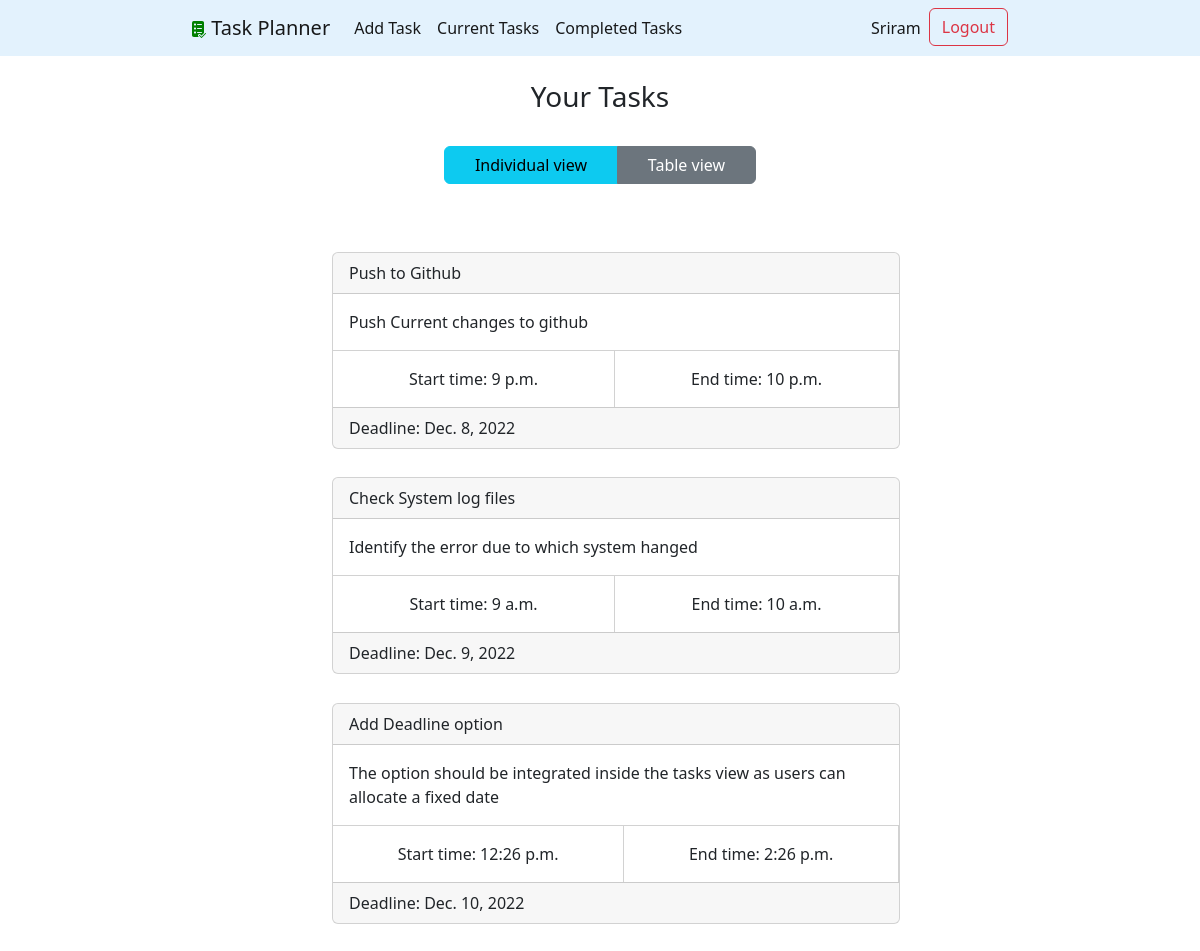
Page / (signed in) on the earlier database version.
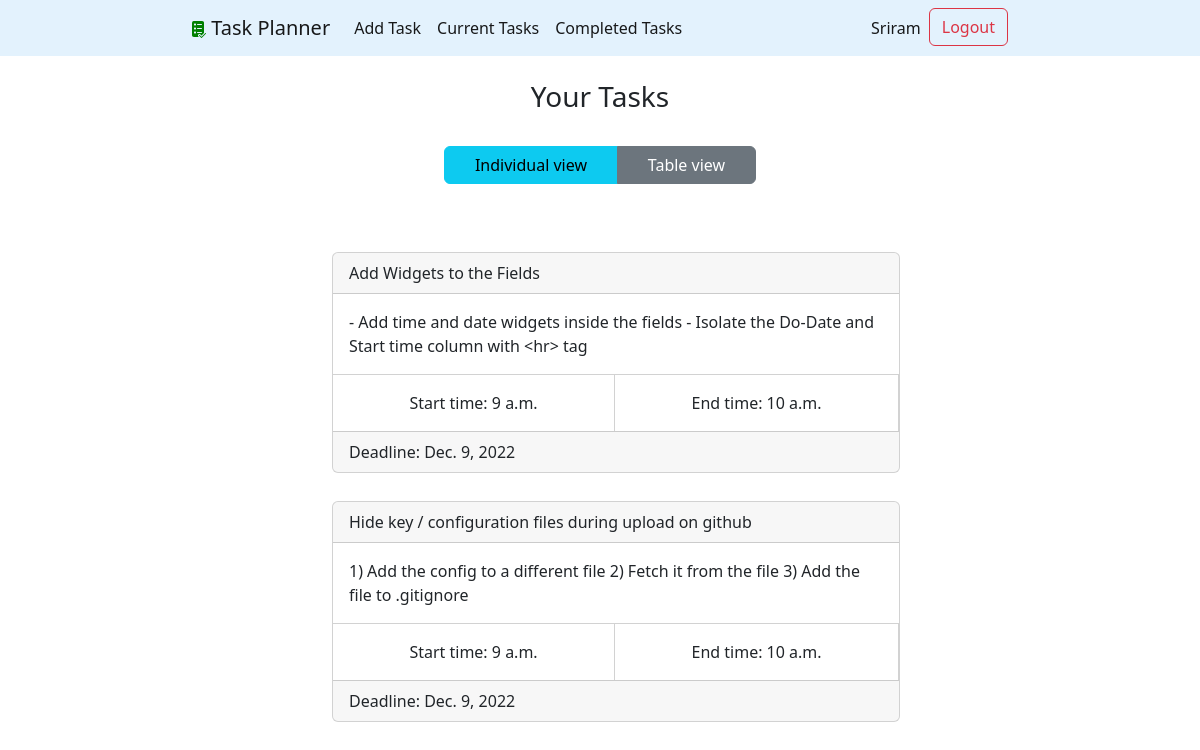
Same page on the later database version.
### taskplanner/models.py (models this page shows, shortened)
class Task(models.Model):
    title = models.CharField(max_length=100)
    description = models.TextField(blank=True)
    created = models.DateField(auto_now_add=True)
    start_time = models.TimeField(null=True,blank=True)
    end_time = models.TimeField(null=True,blank=True)
    deadline = models.DateField(null=True,default=now())
    do_date = models.DateField(null=True,blank=True)
    completed = models.BooleanField(null=True,blank=True)
    completed_date = models.DateTimeField(null=True,blank=True)
    user = models.ForeignKey(User, on_delete=models.CASCADE)

### taskplanner/views.py (the view)
# urls.py: 2. Add a URL to urlpatterns:  path('', views.home, name='home')
def home(request):
    try:
        tasks = Task.objects.filter(user = request.user, completed_date__isnull=True).order_by('deadline')
        return render(request, 'taskplanner/home.html', {'tasks':tasks})
    except TypeError:
        return render(request, 'taskplanner/home.html')

### taskplanner/templates/taskplanner/home.html (shortened to what this page needs)
{% extends 'taskplanner/base.html'%}
{% block content %}
    {% if not user.is_authenticated %}
    <br>
    <div class="text-center landing">
        <h3>Welcome to Task Planner!</h3>
        <p>
            Here you can manage your tasks and keep track of what has been and what is remaining very easily!
            You can customise your tasks, delete them, and even redo them if it comes up again!
        </p>
        <div>
            <button class="btn btn-outline-primary"><a class="nav-link active" aria-current="page" href="{% url 'signupuser' %}">Sign up here!</a></button>
            <button class="btn btn-outline-primary"><a class="nav-link active" aria-current="page" href="{% url 'loginuser' %}">Login here!</a></button>
        </div>
    </div>
    {% else %}
    <br>
    <h3>Your Tasks</h3>
    <div class="viewtoggle btn-group container-fluid" role="group" aria-label="Basic example">
        <button type="button" class="btn btn-info" id="loginform"> Individual view</button>
        <button type="button" class="btn btn-secondary" id="signupform"> Table view </button>
      </div>
    <ul class="soloview tasks">
        {% for task in tasks %}
        <li><div class="card">
            <div class="card-header">{{task.title}}</div>
            <div class="card-body">
            {% if task.description %}
                {{task.description}}
            {% endif %}
            </div>
            <div class="flexy">
                <span class="text-center card-body start_time">
                    Start time: {{task.start_time}}
                </span>
                <span class="text-center card-body end_time">
                    End time: {{task.end_time}}
                </span>
            </div>
            {% if task.deadline %}
            <div class="card-footer">
                Deadline: {{task.deadline}}
            </div>
            {% endif %}
        </div></li>
        {% endfor %}
    </ul>
    {% endif %}
{% endblock %}

Differences in the rows shown:
no longer on this page (row edited): Task: title "Push to Github", description "Push Current changes to github", start_time "9 p.m.", end_time "10 p.m.", deadline "Dec. 8, 2022"
no longer on this page (row edited): Task: title "Check System log files", description "Identify the error due to which system hanged", start_time "9 a.m.", end_time "10 a.m.", deadline "Dec. 9, 2022"
no longer on this page (row edited): Task: title "Add Deadline option", description "The option should be integrated inside the tasks view as users can allocate a fixed date", start_time "12:26 p.m.", end_time "2:26 p.m.", deadline "Dec. 10, 2022"
added Task: title "Add Widgets to the Fields", description "- Add time and date widgets inside the fields - Isolate the Do-Date and Start time column with <hr> tag", start_time "9 a.m.", end_time "10 a.m.", deadline "Dec. 9, 2022"
added Task: title "Hide key / configuration files during upload on github", description "1) Add the config to a different file 2) Fetch it from the file 3) Add the file to .gitignore", start_time "9 a.m.", end_time "10 a.m.", deadline "Dec. 9, 2022"
